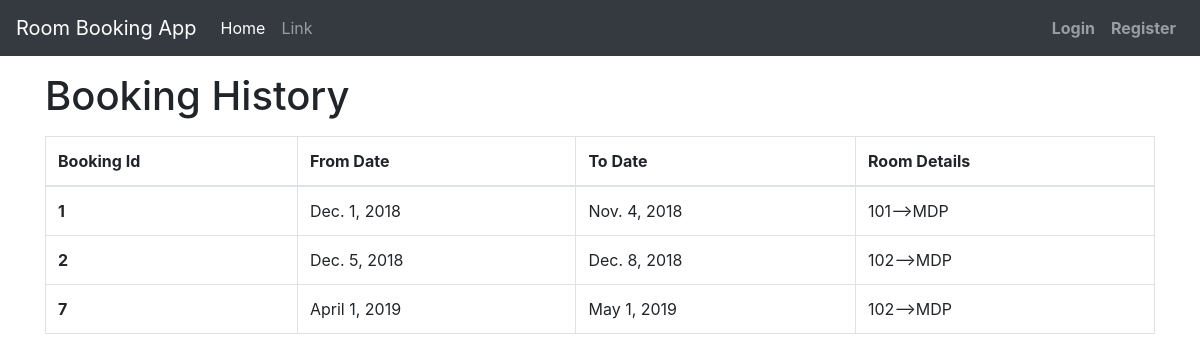
The app's page /room_booking/bookings/ (signed in) with its own data.
### room_booking/models.py (models this page shows, shortened)
class Booking(models.Model):
	visitor = models.ForeignKey(Visitor,models.SET_NULL, blank=True, null=True)
	room = models.ForeignKey(Room,on_delete=models.CASCADE)
	from_date = models.DateField(auto_now=False,auto_now_add =False)
	to_date = models.DateField(auto_now=False,auto_now_add =False)

class Room(models.Model):
	visitor = models.ManyToManyField(Visitor,through= 'Booking')
	room_no =  models.CharField(max_length=4)
	location = models.CharField(max_length=4)
	facilities = models.CharField(max_length=50)

### room_booking/views.py (the view)
# urls.py: path('bookings/',user_views.bookings,name="bookings"),
def bookings(request):
	vis = User.objects.get(username = request.user).visitor
	context= {'booking_obj_list':Booking.objects.filter(visitor=vis)}
	return render(request,'room_booking/bookings.html',context)

### room_booking/templates/room_booking/bookings.html (shortened to what this page needs)
{% extends 'room_booking/base.html' %}
{% block content %}
	<div class="container">
		<h1>Booking History</h1>
		<table class="table table-bordered">
				<thead>
					<tr>
						<th scope="col">Booking Id</th>
						<th scope="col">From Date</th>
						<th scope="col">To Date</th>
						<th scope="col">Room Details</th>
					</tr>
				</thead>
				<tbody>
					{% for book in booking_obj_list %}
						<tr>
							<th scope="row">{{ book.id }}</td>
							<td>{{ book.from_date }}</td>
							<td>{{ book.to_date }}</td>
							<td>{{ book.room.room_no }}-->{{ book.room.location }}</td>
						</tr>
					{% endfor %}
				</tbody>
			</table>
	</div>
{% endblock %}

### records on screen
Booking: id "1", from_date "Dec. 1, 2018", to_date "Nov. 4, 2018", room.room_no "101", room.location "MDP"
Booking: id "2", from_date "Dec. 5, 2018", to_date "Dec. 8, 2018", room.room_no "102", room.location "MDP"
Booking: id "7", from_date "April 1, 2019", to_date "May 1, 2019", room.room_no "102", room.location "MDP"
